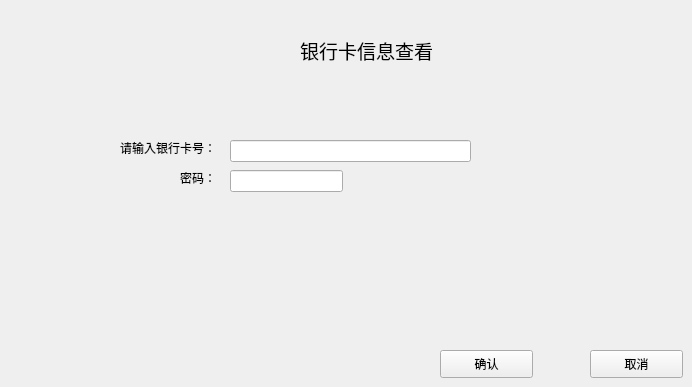
    <widget class="QWidget" name="page_14">
     <widget class="QLabel" name="label_51">
      <property name="geometry">
       <rect>
        <x>300</x>
        <y>30</y>
        <width>161</width>
        <height>41</height>
       </rect>
      </property>
      <property name="text">
       <string>&lt;html&gt;&lt;head/&gt;&lt;body&gt;&lt;p&gt;&lt;span style=&quot; font-size:14pt;&quot;&gt;银行卡信息查看&lt;/span&gt;&lt;/p&gt;&lt;/body&gt;&lt;/html&gt;</string>
      </property>
     </widget>
     <widget class="QLabel" name="label_52">
      <property name="geometry">
       <rect>
        <x>120</x>
        <y>140</y>
        <width>101</width>
        <height>16</height>
       </rect>
      </property>
      <property name="text">
       <string>请输入银行卡号：</string>
      </property>
     </widget>
     <widget class="QLabel" name="label_53">
      <property name="geometry">
       <rect>
        <x>180</x>
        <y>170</y>
        <width>31</width>
        <height>16</height>
       </rect>
      </property>
      <property name="text">
       <string>密码：</string>
      </property>
     </widget>
     <widget class="QLineEdit" name="lineEdit_19">
      <property name="geometry">
       <rect>
        <x>230</x>
        <y>140</y>
        <width>241</width>
        <height>22</height>
       </rect>
      </property>
     </widget>
     <widget class="QLineEdit" name="lineEdit_20">
      <property name="geometry">
       <rect>
        <x>230</x>
        <y>170</y>
        <width>113</width>
        <height>22</height>
       </rect>
      </property>
     </widget>
     <widget class="QPushButton" name="pushButton_28">
      <property name="geometry">
       <rect>
        <x>440</x>
        <y>350</y>
        <width>93</width>
        <height>28</height>
       </rect>
      </property>
      <property name="text">
       <string>确认</string>
      </property>
     </widget>
     <widget class="QPushButton" name="return_tofB">
      <property name="geometry">
       <rect>
        <x>590</x>
        <y>350</y>
        <width>93</width>
        <height>28</height>
       </rect>
      </property>
      <property name="text">
       <string>取消</string>
      </property>
     </widget>
    </widget>
